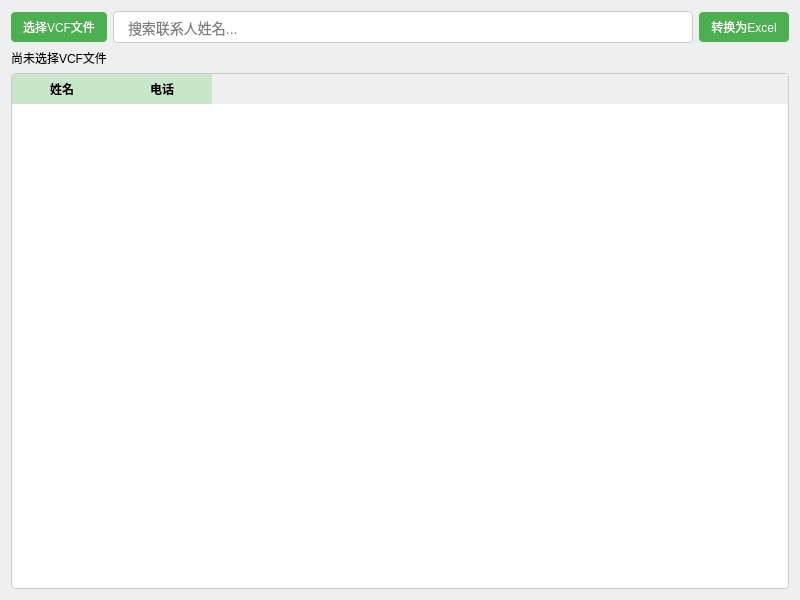
<?xml version="1.0" encoding="UTF-8"?>
<ui version="4.0">
 <class>VCFtoExcelApp</class>
 <widget class="QWidget" name="VCFtoExcelApp">
  <property name="geometry">
   <rect>
    <x>0</x>
    <y>0</y>
    <width>800</width>
    <height>600</height>
   </rect>
  </property>
  <property name="minimumSize">
   <size>
    <width>800</width>
    <height>600</height>
   </size>
  </property>
  <property name="maximumSize">
   <size>
    <width>800</width>
    <height>600</height>
   </size>
  </property>
  <property name="windowTitle">
   <string>VCF 转 Excel 工具</string>
  </property>
  <layout class="QVBoxLayout" name="verticalLayout">
   <item>
    <layout class="QHBoxLayout" name="horizontalLayout">
     <item>
      <widget class="QPushButton" name="select_button">
       <property name="styleSheet">
        <string notr="true">QPushButton {
 background-color: #4CAF50;
 color: white;
 padding: 6px 12px;
 border: none;
 border-radius: 4px;
}
QPushButton:hover {
 background-color: #45a049;
}</string>
       </property>
       <property name="text">
        <string>选择VCF文件</string>
       </property>
      </widget>
     </item>
     <item>
      <widget class="QLineEdit" name="search_bar">
       <property name="styleSheet">
        <string notr="true">QLineEdit {
 padding: 6px 12px;
 border: 1px solid #ccc;
 border-radius: 4px;
 font-size: 14px;
}
QLineEdit:focus {
 border: 1px solid #4CAF50;
 outline: none;
}</string>
       </property>
       <property name="placeholderText">
        <string>搜索联系人姓名...</string>
       </property>
      </widget>
     </item>
     <item>
      <widget class="QPushButton" name="convert_button">
       <property name="styleSheet">
        <string notr="true">QPushButton {
 background-color: #4CAF50;
 color: white;
 padding: 6px 12px;
 border: none;
 border-radius: 4px;
}
QPushButton:hover {
 background-color: #45a049;
}</string>
       </property>
       <property name="text">
        <string>转换为Excel</string>
       </property>
      </widget>
     </item>
    </layout>
   </item>
   <item>
    <widget class="QLabel" name="label">
     <property name="text">
      <string>尚未选择VCF文件</string>
     </property>
    </widget>
   </item>
   <item>
    <widget class="QTableWidget" name="table">
     <property name="styleSheet">
      <string notr="true">QTableWidget {
 border: 1px solid #ccc;
 border-radius: 4px;
 font-size: 14px;
 selection-background-color: #4CAF50;
 selection-color: white;
 background-color: white;
 alternate-background-color: #f9f9f9;
}
QHeaderView::section {
 background-color: #C8E6C9;
 color: #000000;
 padding: 4px;
 border: none;
 font-weight: bold;
}</string>
     </property>
     <property name="rowCount">
      <number>0</number>
     </property>
     <property name="columnCount">
      <number>2</number>
     </property>
     <column>
      <property name="text">
       <string>姓名</string>
      </property>
     </column>
     <column>
      <property name="text">
       <string>电话</string>
      </property>
     </column>
    </widget>
   </item>
  </layout>
 </widget>
 <resources/>
 <connections/>
</ui>
